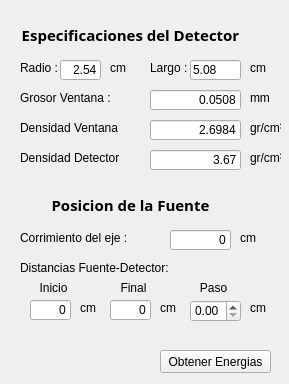
<?xml version="1.0" encoding="UTF-8"?>
<ui version="4.0">
 <class>MainWindow</class>
 <widget class="QMainWindow" name="MainWindow">
  <property name="geometry">
   <rect>
    <x>0</x>
    <y>0</y>
    <width>289</width>
    <height>384</height>
   </rect>
  </property>
  <property name="windowTitle">
   <string>MainWindow</string>
  </property>
  <widget class="QWidget" name="centralwidget">
   <widget class="QLabel" name="especificaciones_label">
    <property name="geometry">
     <rect>
      <x>10</x>
      <y>10</y>
      <width>241</width>
      <height>51</height>
     </rect>
    </property>
    <property name="font">
     <font>
      <family>Lucida Fax</family>
     </font>
    </property>
    <property name="text">
     <string>&lt;html&gt;&lt;head/&gt;&lt;body&gt;&lt;p align=&quot;center&quot;&gt;&lt;span style=&quot; font-size:11pt; font-weight:600;&quot;&gt;Especificaciones del Detector&lt;/span&gt;&lt;/p&gt;&lt;/body&gt;&lt;/html&gt;</string>
    </property>
   </widget>
   <widget class="QLabel" name="posicion_label">
    <property name="geometry">
     <rect>
      <x>10</x>
      <y>180</y>
      <width>241</width>
      <height>51</height>
     </rect>
    </property>
    <property name="font">
     <font>
      <family>Lucida Fax</family>
     </font>
    </property>
    <property name="text">
     <string>&lt;html&gt;&lt;head/&gt;&lt;body&gt;&lt;p align=&quot;center&quot;&gt;&lt;span style=&quot; font-size:11pt; font-weight:600;&quot;&gt;Posicion de la Fuente&lt;/span&gt;&lt;/p&gt;&lt;/body&gt;&lt;/html&gt;</string>
    </property>
   </widget>
   <widget class="QLabel" name="radio_label">
    <property name="geometry">
     <rect>
      <x>20</x>
      <y>60</y>
      <width>47</width>
      <height>16</height>
     </rect>
    </property>
    <property name="text">
     <string>Radio :</string>
    </property>
   </widget>
   <widget class="QLabel" name="gros_label">
    <property name="geometry">
     <rect>
      <x>20</x>
      <y>90</y>
      <width>91</width>
      <height>16</height>
     </rect>
    </property>
    <property name="text">
     <string>Grosor Ventana :</string>
    </property>
   </widget>
   <widget class="QLabel" name="ro_ventana_label">
    <property name="geometry">
     <rect>
      <x>20</x>
      <y>120</y>
      <width>101</width>
      <height>16</height>
     </rect>
    </property>
    <property name="text">
     <string>Densidad Ventana :</string>
    </property>
   </widget>
   <widget class="QLabel" name="ro_detector_label">
    <property name="geometry">
     <rect>
      <x>20</x>
      <y>150</y>
      <width>101</width>
      <height>16</height>
     </rect>
    </property>
    <property name="text">
     <string>Densidad Detector :</string>
    </property>
   </widget>
   <widget class="QLineEdit" name="radio_input">
    <property name="geometry">
     <rect>
      <x>60</x>
      <y>60</y>
      <width>41</width>
      <height>20</height>
     </rect>
    </property>
    <property name="text">
     <string>2.54</string>
    </property>
    <property name="alignment">
     <set>Qt::AlignRight|Qt::AlignTrailing|Qt::AlignVCenter</set>
    </property>
   </widget>
   <widget class="QLabel" name="largo_label">
    <property name="geometry">
     <rect>
      <x>150</x>
      <y>60</y>
      <width>47</width>
      <height>16</height>
     </rect>
    </property>
    <property name="text">
     <string>Largo :</string>
    </property>
   </widget>
   <widget class="QLineEdit" name="largo_input">
    <property name="geometry">
     <rect>
      <x>190</x>
      <y>60</y>
      <width>51</width>
      <height>20</height>
     </rect>
    </property>
    <property name="text">
     <string>5.08</string>
    </property>
   </widget>
   <widget class="QLineEdit" name="gros_input">
    <property name="geometry">
     <rect>
      <x>150</x>
      <y>90</y>
      <width>91</width>
      <height>20</height>
     </rect>
    </property>
    <property name="text">
     <string>0.0508</string>
    </property>
    <property name="alignment">
     <set>Qt::AlignRight|Qt::AlignTrailing|Qt::AlignVCenter</set>
    </property>
   </widget>
   <widget class="QLineEdit" name="ro_ventana_input">
    <property name="geometry">
     <rect>
      <x>150</x>
      <y>120</y>
      <width>91</width>
      <height>20</height>
     </rect>
    </property>
    <property name="text">
     <string>2.6984</string>
    </property>
    <property name="alignment">
     <set>Qt::AlignRight|Qt::AlignTrailing|Qt::AlignVCenter</set>
    </property>
   </widget>
   <widget class="QLineEdit" name="ro_detector_input">
    <property name="geometry">
     <rect>
      <x>150</x>
      <y>150</y>
      <width>91</width>
      <height>20</height>
     </rect>
    </property>
    <property name="text">
     <string>3.67</string>
    </property>
    <property name="alignment">
     <set>Qt::AlignRight|Qt::AlignTrailing|Qt::AlignVCenter</set>
    </property>
   </widget>
   <widget class="QLabel" name="corr_label">
    <property name="geometry">
     <rect>
      <x>20</x>
      <y>230</y>
      <width>131</width>
      <height>16</height>
     </rect>
    </property>
    <property name="text">
     <string>Corrimiento del eje :</string>
    </property>
   </widget>
   <widget class="QLabel" name="dist_fd_label">
    <property name="geometry">
     <rect>
      <x>20</x>
      <y>260</y>
      <width>161</width>
      <height>16</height>
     </rect>
    </property>
    <property name="text">
     <string>Distancias Fuente-Detector:</string>
    </property>
   </widget>
   <widget class="QLineEdit" name="corr_input">
    <property name="geometry">
     <rect>
      <x>170</x>
      <y>230</y>
      <width>61</width>
      <height>20</height>
     </rect>
    </property>
    <property name="text">
     <string>0</string>
    </property>
    <property name="alignment">
     <set>Qt::AlignRight|Qt::AlignTrailing|Qt::AlignVCenter</set>
    </property>
   </widget>
   <widget class="QLineEdit" name="dist_fdi_input">
    <property name="geometry">
     <rect>
      <x>30</x>
      <y>300</y>
      <width>41</width>
      <height>20</height>
     </rect>
    </property>
    <property name="text">
     <string>0</string>
    </property>
    <property name="alignment">
     <set>Qt::AlignRight|Qt::AlignTrailing|Qt::AlignVCenter</set>
    </property>
   </widget>
   <widget class="QLineEdit" name="dist_fdf_input">
    <property name="geometry">
     <rect>
      <x>110</x>
      <y>300</y>
      <width>41</width>
      <height>20</height>
     </rect>
    </property>
    <property name="text">
     <string>0</string>
    </property>
    <property name="alignment">
     <set>Qt::AlignRight|Qt::AlignTrailing|Qt::AlignVCenter</set>
    </property>
   </widget>
   <widget class="QLabel" name="dist_fdi_label">
    <property name="geometry">
     <rect>
      <x>30</x>
      <y>280</y>
      <width>47</width>
      <height>16</height>
     </rect>
    </property>
    <property name="text">
     <string>&lt;html&gt;&lt;head/&gt;&lt;body&gt;&lt;p align=&quot;center&quot;&gt;Inicio&lt;/p&gt;&lt;/body&gt;&lt;/html&gt;</string>
    </property>
   </widget>
   <widget class="QLabel" name="dist_fdf_label">
    <property name="geometry">
     <rect>
      <x>110</x>
      <y>280</y>
      <width>47</width>
      <height>16</height>
     </rect>
    </property>
    <property name="text">
     <string>&lt;html&gt;&lt;head/&gt;&lt;body&gt;&lt;p align=&quot;center&quot;&gt;Final&lt;/p&gt;&lt;/body&gt;&lt;/html&gt;</string>
    </property>
   </widget>
   <widget class="QLabel" name="dist_fds_label">
    <property name="geometry">
     <rect>
      <x>190</x>
      <y>280</y>
      <width>47</width>
      <height>16</height>
     </rect>
    </property>
    <property name="text">
     <string>&lt;html&gt;&lt;head/&gt;&lt;body&gt;&lt;p align=&quot;center&quot;&gt;Paso&lt;/p&gt;&lt;/body&gt;&lt;/html&gt;</string>
    </property>
   </widget>
   <widget class="QDoubleSpinBox" name="dist_fds_input">
    <property name="geometry">
     <rect>
      <x>190</x>
      <y>300</y>
      <width>51</width>
      <height>22</height>
     </rect>
    </property>
    <property name="singleStep">
     <double>0.100000000000000</double>
    </property>
   </widget>
   <widget class="QPushButton" name="get_e_button">
    <property name="geometry">
     <rect>
      <x>160</x>
      <y>350</y>
      <width>111</width>
      <height>23</height>
     </rect>
    </property>
    <property name="text">
     <string>Obtener Energias</string>
    </property>
   </widget>
   <widget class="QLabel" name="cm_1">
    <property name="geometry">
     <rect>
      <x>110</x>
      <y>60</y>
      <width>31</width>
      <height>16</height>
     </rect>
    </property>
    <property name="text">
     <string>cm</string>
    </property>
   </widget>
   <widget class="QLabel" name="cm_2">
    <property name="geometry">
     <rect>
      <x>250</x>
      <y>60</y>
      <width>31</width>
      <height>16</height>
     </rect>
    </property>
    <property name="text">
     <string>cm</string>
    </property>
   </widget>
   <widget class="QLabel" name="cm_3">
    <property name="geometry">
     <rect>
      <x>250</x>
      <y>300</y>
      <width>31</width>
      <height>16</height>
     </rect>
    </property>
    <property name="text">
     <string>cm</string>
    </property>
   </widget>
   <widget class="QLabel" name="cm_4">
    <property name="geometry">
     <rect>
      <x>160</x>
      <y>300</y>
      <width>31</width>
      <height>16</height>
     </rect>
    </property>
    <property name="text">
     <string>cm</string>
    </property>
   </widget>
   <widget class="QLabel" name="cm_5">
    <property name="geometry">
     <rect>
      <x>80</x>
      <y>300</y>
      <width>31</width>
      <height>16</height>
     </rect>
    </property>
    <property name="text">
     <string>cm</string>
    </property>
   </widget>
   <widget class="QLabel" name="mm_1">
    <property name="geometry">
     <rect>
      <x>250</x>
      <y>90</y>
      <width>31</width>
      <height>16</height>
     </rect>
    </property>
    <property name="text">
     <string>mm</string>
    </property>
   </widget>
   <widget class="QLabel" name="ro_1">
    <property name="geometry">
     <rect>
      <x>250</x>
      <y>120</y>
      <width>31</width>
      <height>16</height>
     </rect>
    </property>
    <property name="text">
     <string>gr/cm³</string>
    </property>
   </widget>
   <widget class="QLabel" name="ro_2">
    <property name="geometry">
     <rect>
      <x>250</x>
      <y>150</y>
      <width>31</width>
      <height>16</height>
     </rect>
    </property>
    <property name="text">
     <string>gr/cm³</string>
    </property>
   </widget>
   <widget class="QLabel" name="cm_6">
    <property name="geometry">
     <rect>
      <x>240</x>
      <y>230</y>
      <width>31</width>
      <height>16</height>
     </rect>
    </property>
    <property name="text">
     <string>cm</string>
    </property>
   </widget>
  </widget>
  <action name="actionExit">
   <property name="text">
    <string>Exit</string>
   </property>
  </action>
 </widget>
 <resources/>
 <connections/>
</ui>
